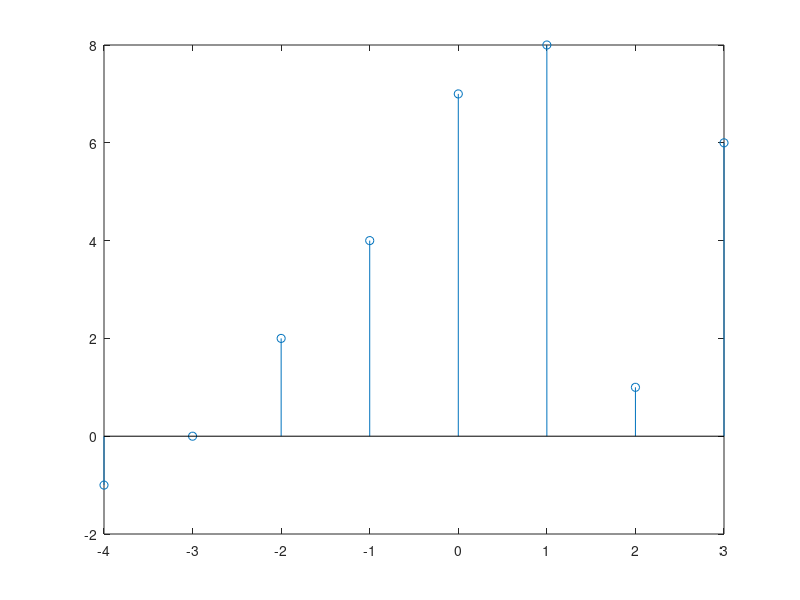

Write MATLAB code to recreate this figure.
#in case of shifting no change to x[n]
#only change for sample number
x=[-1,0,2,4,7,8,1,6];
n=-3:4;
k=-1;#by how much amount you want to shift
m=n+k;
stem(m,x);